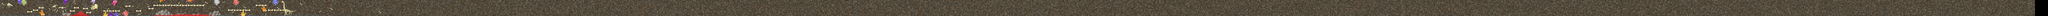

This is a level from a 2D game, rendered from its Tiled map with the project's own tilesets. A one-line summary and the map file follow, with tile-layer data summarised:
An orthogonal 2500x20 tile map with 12x12 px tiles, 6 tile layers (background, foreground, boneplatforms, boulders, ...), 12 tilesets and 83 objects (Floor, frontWall, backWall, top, levelend, ...).

<map version="1.0" orientation="orthogonal" renderorder="right-down" width="2500" height="20" tilewidth="12" tileheight="12" nextobjectid="237">
 <tileset firstgid="1" name="concrete_tileset" tilewidth="12" tileheight="12" tilecount="30625" columns="175">
  <image source="concrete_tileset.png" width="2100" height="2100" />
 </tileset>
 <tileset firstgid="30626" name="dino" tilewidth="12" tileheight="12" tilecount="1443" columns="37">
  <image source="RubyAssets/dino.png" width="448" height="469" />
 </tileset>
 <tileset firstgid="32069" name="dino2" tilewidth="12" tileheight="12" tilecount="5618" columns="106">
  <image source="RubyAssets/dino2.png" width="1280" height="637" />
 </tileset>
 <tileset firstgid="37687" name="dino3" tilewidth="12" tileheight="12" tilecount="5618" columns="106">
  <image source="RubyAssets/dino3.png" width="1280" height="637" />
 </tileset>
 <tileset firstgid="43305" name="dino4" tilewidth="12" tileheight="12" tilecount="5618" columns="106">
  <image source="RubyAssets/dino4.png" width="1280" height="637" />
 </tileset>
 <tileset firstgid="48923" name="bones1" tilewidth="12" tileheight="12" tilecount="5618" columns="106">
  <image source="RubyAssets/bones1.png" width="1280" height="637" />
 </tileset>
 <tileset firstgid="54541" name="boulders1" tilewidth="12" tileheight="12" tilecount="5618" columns="106">
  <image source="RubyAssets/boulders1.png" width="1280" height="637" />
 </tileset>
 <tileset firstgid="60159" name="boneplat1" tilewidth="12" tileheight="12" tilecount="5618" columns="106">
  <image source="RubyAssets/boneplat1.png" width="1280" height="637" />
 </tileset>
 <tileset firstgid="65777" name="crystal1" tilewidth="12" tileheight="12" tilecount="5618" columns="106">
  <image source="RubyAssets/crystal1.png" width="1280" height="637" />
 </tileset>
 <tileset firstgid="71395" name="crystal2" tilewidth="12" tileheight="12" tilecount="5618" columns="106">
  <image source="RubyAssets/crystal2.png" width="1280" height="637" />
 </tileset>
 <tileset firstgid="77013" name="crystal3" tilewidth="12" tileheight="12" tilecount="5618" columns="106">
  <image source="RubyAssets/crystal3.png" width="1280" height="637" />
 </tileset>
 <tileset firstgid="82631" name="crystal4" tilewidth="12" tileheight="12" tilecount="5618" columns="106">
  <image source="RubyAssets/crystal4.png" width="1280" height="637" />
 </tileset>
 <layer name="background" width="2500" height="20" offsetx="-191" offsety="0">
  <data>[50000 cells, 50000 non-empty, 31 distinct tile ids]</data>
 </layer>
 <objectgroup name="ground">
  <object id="27" name="Floor" x="0.33333" y="227.833" width="9916" height="12" />
  <object id="53" name="frontWall" x="1.33333" y="1.33333" width="6" height="226" />
  <object id="56" name="backWall" x="4341.17" y="7.99983" width="6" height="218.667" />
  <object id="57" name="top" x="6" y="1" width="4344.67" height="0.333333" />
  <object id="113" x="2254.67" y="78" width="246" height="18" />
  <object id="114" x="2171" y="120.667" width="102" height="17" />
  <object id="117" x="1992.33" y="155.333" width="72.3333" height="18.3333" />
  <object id="128" x="393.333" y="162.667" width="101.333" height="28" />
  <object id="133" x="481.333" y="138.667" width="86.6666" height="26.6667" />
  <object id="134" x="564" y="100" width="76" height="32" />
  <object id="140" x="1165.33" y="169.333" width="33.3333" height="70.6667" />
  <object id="144" x="1093.33" y="220" width="176" height="21.3333" />
  <object id="145" x="1057.33" y="228" width="250.667" height="12" />
  <object id="146" x="1020" y="154.667" width="76" height="22.6667" />
  <object id="147" x="1080" y="105.333" width="77.3333" height="24" />
  <object id="148" x="1213.33" y="113.333" width="74.6667" height="29.3333" />
  <object id="149" x="1261.33" y="178.667" width="73.3333" height="22.6667" />
  <object id="150" x="910.667" y="194.667" width="132" height="42.6667" />
  <object id="151" x="2258.67" y="205.333" width="273.333" height="30.6667" />
  <object id="153" x="2318.67" y="169.334" width="174.666" height="33.3333" />
  <object id="154" x="2321.33" y="170.667" width="173.333" height="28" />
  <object id="155" x="2358.67" y="142.667" width="89.3333" height="29.3333" />
  <object id="157" x="2582.67" y="204" width="114.667" height="29.3333" />
  <object id="158" x="2806.67" y="205.333" width="120" height="34.6667" />
  <object id="159" x="3001.33" y="216" width="44" height="25.3333" />
  <object id="160" x="3046.67" y="216" width="190.667" height="21.3333" />
  <object id="161" x="3068" y="184" width="158.667" height="29.3333" />
  <object id="164" x="2505.33" y="70.6667" width="498.667" height="28" />
  <object id="210" x="1080" y="128" width="14.6667" height="34.6667" />
  <object id="211" x="1516" y="154.667" width="246.667" height="16" />
  <object id="220" x="2246" y="72" width="26" height="68" />
  <object id="222" x="1836" y="86" width="84" height="16" />
  <object id="223" x="3344" y="136" width="324" height="22" />
  <object id="224" x="3743.33" y="71.3333" width="168.667" height="20" />
  <object id="226" x="3926.67" y="134.667" width="222.667" height="21.3333" />
 </objectgroup>
 <layer name="foreground" width="2500" height="20">
  <data>[50000 cells, 1210 non-empty, 821 distinct tile ids]</data>
 </layer>
 <layer name="boneplatforms" width="2500" height="20">
  <data>[50000 cells, 856 non-empty, 86 distinct tile ids]</data>
 </layer>
 <layer name="boulders" width="2500" height="20">
  <data>[50000 cells, 543 non-empty, 382 distinct tile ids]</data>
 </layer>
 <layer name="boulders2" width="2500" height="20">
  <data>[50000 cells, 273 non-empty, 149 distinct tile ids]</data>
 </layer>
 <objectgroup name="EOL">
  <object id="107" name="levelend" x="4281.17" y="138.5" width="93" height="90" />
  <object id="166" name="startoflevel" x="41" y="193" width="31" height="31" />
 </objectgroup>
 <objectgroup name="RB">
  <object id="172" x="1140" y="194" width="82" height="10" />
  <object id="175" x="575" y="182" width="82.6667" height="45" />
  <object id="177" x="2720" y="4" width="92" height="24" />
  <object id="179" x="2340" y="2" width="64" height="16" />
  <object id="180" x="2346" y="8" width="14" height="30" />
  <object id="181" x="1166" y="168" width="34" height="74" />
  <object id="182" x="1152" y="182" width="60" height="12" />
  <object id="183" x="1140" y="192" width="80" height="12" />
  <object id="184" x="1114" y="204" width="132" height="14" />
  <object id="185" x="1092" y="218" width="178" height="12" />
  <object id="186" x="1054" y="228" width="256" height="14" />
  <object id="187" x="1324" y="0" width="72" height="38" />
  <object id="188" x="1356" y="12" width="24" height="52" />
  <object id="189" x="1514" y="200" width="74" height="34" />
  <object id="190" x="1536" y="176" width="22" height="30" />
  <object id="191" x="1629.33" y="4.66667" width="82" height="42.6667" />
  <object id="192" x="1660" y="14" width="26" height="74" />
  <object id="193" x="258.667" y="-1.33333" width="61.3333" height="50.6667" />
  <object id="194" x="277.333" y="50.6667" width="25.3333" height="16" />
  <object id="195" x="2268" y="228" width="838.667" height="10.6667" />
  <object id="196" x="2533.33" y="216" width="498.667" height="12" />
  <object id="197" x="3130.67" y="5.33333" width="85.3333" height="45.3333" />
  <object id="198" x="3144" y="50.6667" width="57.3333" height="13.3333" />
  <object id="199" x="3164" y="68" width="21.3333" height="8" />
  <object id="200" x="3416" y="12" width="86.6667" height="34.6667" />
  <object id="202" x="3429.33" y="49.3333" width="53.3333" height="18.6667" />
  <object id="203" x="3446.67" y="73.3333" width="25.3333" height="8" />
  </objectgroup>
 <layer name="RBimgs" width="2500" height="20">
  <data>[50000 cells, 895 non-empty, 625 distinct tile ids]</data>
 </layer>
</map>
<!-- 19 of 83 objects omitted -->
